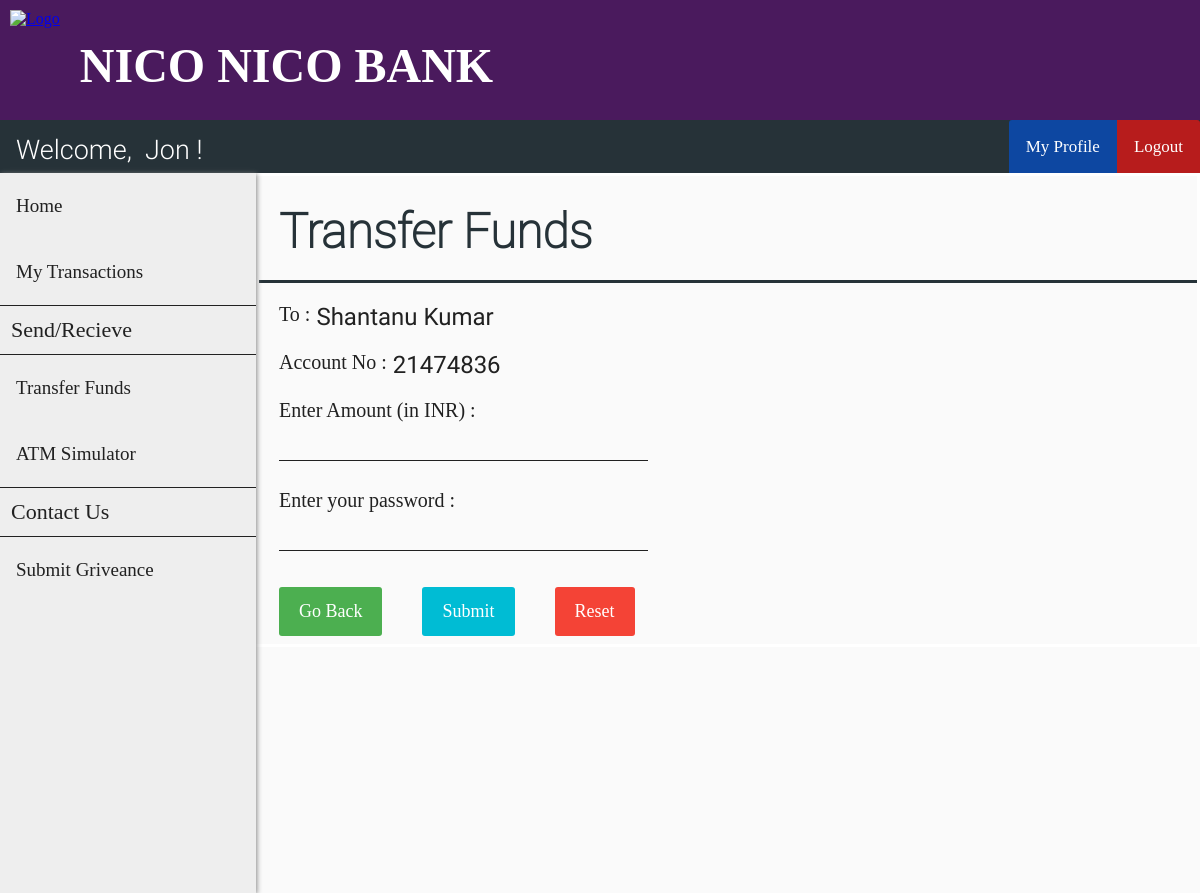
/send_funds.php?cust_id=2 (signed in), run on the app's committed database.
### tables this page shows
CREATE TABLE `customer` (
  `cust_id` int(11) NOT NULL,
  `first_name` varchar(30) DEFAULT NULL,
  `last_name` varchar(30) DEFAULT NULL,
  `gender` varchar(10) DEFAULT NULL,
  `dob` date DEFAULT NULL,
  `aadhar_no` bigint(12) DEFAULT NULL,
  `email` varchar(30) DEFAULT NULL,
  `phone_no` varchar(20) DEFAULT NULL,
  `address` varchar(255) DEFAULT NULL,
  `branch` varchar(30) DEFAULT NULL,
  `account_no` bigint(12) DEFAULT NULL,
  `pin` int(4) DEFAULT NULL,
  `uname` varchar(30) DEFAULT NULL,
  `pwd` varchar(30) DEFAULT NULL
);

### htdocs/send_funds.php (the view, shortened to what this page needs)
<?php
    include "header.php";
    include "customer_navbar.php";
    include "customer_sidebar.php";
    if (isset($_GET['cust_id'])) {
        $id = $_GET['cust_id'];
    }
    $sql0 = "SELECT * FROM customer WHERE cust_id=".$id;
    $result0 = $conn->query($sql0);
    $row0 = $result0->fetch_assoc();
?>
<!DOCTYPE html>
<html>
<head>
    <link rel="stylesheet" href="customer_add_style.css">
</head>
<body>
    <form class="add_customer_form" action="send_funds_action.php?cust_id=<?php echo $id ?>" method="post">
        <div class="flex-container-form_header">
            <h1 id="form_header">Transfer Funds</h1>
        </div>
        <div class="flex-container">
            <div class=container>
                <label>
                    To : <label id="info_label">
                        <?php echo $row0["first_name"]." ".$row0["last_name"] ?>
                    </label>
                </label>
            </div>
        </div>
        <div class="flex-container">
            <div class=container>
                <label>Account No : <label id="info_label"><?php echo $row0["account_no"] ?></label></label>
            </div>
        </div>
        <div class="flex-container">
            <div class=container>
                <label>Enter Amount (in INR) :</label><br>
                <input name="amt" size="24" type="text" required />
            </div>
        </div>
        <div class="flex-container">
            <div  class=container>
                <label>Enter your password :</b></label><br>
                <input name="password" size="24" type="password" required />
            </div>
        </div>
        <div class="flex-container">
            <div class="container">
                <a href="/beneficiary.php" class="button">Go Back</a>
            </div>
            <div class="container">
                <button type="submit">Submit</button>
            </div>
            <div class="container">
                <button type="reset" class="reset" onclick="return confirmReset();">Reset</button>
            </div>
        </div>
    </form>
</body>
</html>

### htdocs/customer_navbar.php (shortened to what this page needs)
<?php
    include "connect.php";
    if (isset($_SESSION['loggedIn_cust_id'])) {
        $sql0 = "SELECT * FROM customer WHERE cust_id=".$_SESSION['loggedIn_cust_id'];
        $result = $conn->query($sql0);
        $row = $result->fetch_assoc();
    }
?>
<!DOCTYPE html>
<html>
<head>
    <link rel="stylesheet" href="user_navbar_style.css">
</head>
<body>
    <div class="nav-wrapper">
        <div class="topnav" id="theTopNav">
            <a id="user">Welcome, &nbsp<?php echo $row["first_name"]; ?> !</a>
            <a id="logout" href="/logout_action.php" onclick="return confirm('Are you sure?')">Logout</a>
            <a id="profile" href="/customer_profile.php">My Profile</a>
        </div>
    </div>
</body>
</html>

### htdocs/header_style.css (style rules this page uses)
body { margin: 0; padding: 0; background-color: #FAFAFA; }
h1 { font-family: OpenSans-Light; color: white; font-size: 3rem; line-height: 3rem; margin-top: calc((1.5rem - 2rem) + 2.5rem); margin-bottom: 1.5rem; }

### htdocs/user_navbar_style.css (style rules this page uses)
.nav-wrapper { height: 53px; background: #333; }
.nav-wrapper .topnav { background-color: #263238; overflow: hidden; height: 53px; }
.topnav a[id="user"] { float: left; display: block; color: white; text-align: center; padding: 14px 16px; text-decoration: none; font-size: 27px; font-family: Roboto-Light; }
.topnav a[id="profile"] { float: right; display: block; color: white; text-align: center; padding: 17px 17px; text-decoration: none; font-size: 17px; font-family: OpenSans-Bold; background-color: #0D47A1; border-top-left-radius: 3px; }
.topnav a[id="logout"] { float: right; display: block; color: white; text-align: center; padding: 17px 17px; text-decoration: none; font-size: 17px; font-family: OpenSans-Bold; background-color: #b71c1c; border-top-right-radius: 3px; }

### htdocs/customer_add_style.css (style rules this page uses)
.flex-container { display: -webkit-flex; display: flex; margin-left: 256px; width: auto; height: auto; -webkit-flex-wrap: wrap; flex-wrap: wrap; background-color: #FAFAFA; }
.flex-container-form_header { display: -webkit-flex; display: flex; margin-left: 256px; width: auto; height: auto; background-color: #FAFAFA; border-bottom: 3px solid #263238; }
h1[id="form_header"] { margin-left: 20px; font-family: Roboto-Thin; color: #263238; }
form { border: 3px solid white; width: inherit; margin-left: 0px; }
label { display: block; float: left; color: #212121; font-family: OpenSans-Bold; font-size: 20px; }
label[id="info_label"] { display: block; float: right; margin-left: 6px; font-family: Roboto-Regular; color: #212121; font-size: 24px; }
input[type=text], input[type=password] { font-family: Roboto-Regular; color: #212121; font-size: 24px; width: auto; margin: 8px 0; padding: 1px 1px; border: 0; border-bottom: 1px solid #212121; box-sizing: border-box; background-color: transparent; }
.container { margin-top: 20px; margin-left: 20px; margin-right: 20px; float: left; display: inline-block; }
button { font-family: OpenSans-Regular; font-size: 18px; background-color: #00BCD4; color: white; padding: 14px 20px; margin: 8px 0; border: none; cursor: pointer; width: 100%; border-radius: 3px; }
.button { background-color: #4CAF50; border: none; color: white; font-family: OpenSans-Regular; font-size: 18px; padding: 14px 20px; margin: 8px 0; text-align: center; text-decoration: none; display: inline-block; border-radius: 3px; cursor: pointer; }
.reset { width: auto; background-color: #f44336; }

### data on the page
customer: first_name "Jon"
customer: first_name "Shantanu", last_name "Kumar", account_no "21474836"
